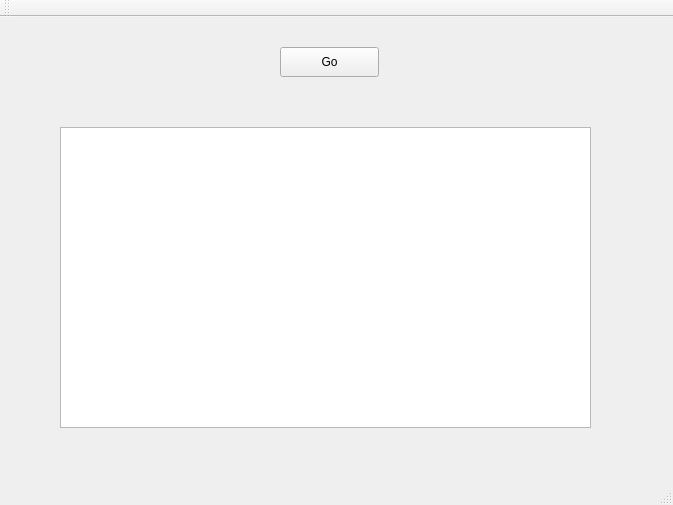
<?xml version="1.0" encoding="UTF-8"?>
<ui version="4.0">
 <class>CIhm</class>
 <widget class="QMainWindow" name="CIhm">
  <property name="geometry">
   <rect>
    <x>0</x>
    <y>0</y>
    <width>673</width>
    <height>505</height>
   </rect>
  </property>
  <property name="windowTitle">
   <string>CIhm</string>
  </property>
  <widget class="QWidget" name="centralWidget">
   <widget class="QTextEdit" name="teSuivi">
    <property name="geometry">
     <rect>
      <x>60</x>
      <y>110</y>
      <width>531</width>
      <height>301</height>
     </rect>
    </property>
   </widget>
   <widget class="QPushButton" name="pbGo">
    <property name="geometry">
     <rect>
      <x>280</x>
      <y>30</y>
      <width>99</width>
      <height>30</height>
     </rect>
    </property>
    <property name="text">
     <string>Go</string>
    </property>
   </widget>
  </widget>
  <widget class="QMenuBar" name="menuBar">
   <property name="geometry">
    <rect>
     <x>0</x>
     <y>0</y>
     <width>673</width>
     <height>28</height>
    </rect>
   </property>
  </widget>
  <widget class="QToolBar" name="mainToolBar">
   <attribute name="toolBarArea">
    <enum>TopToolBarArea</enum>
   </attribute>
   <attribute name="toolBarBreak">
    <bool>false</bool>
   </attribute>
  </widget>
  <widget class="QStatusBar" name="statusBar"/>
 </widget>
 <layoutdefault spacing="6" margin="11"/>
 <resources/>
 <connections/>
</ui>
